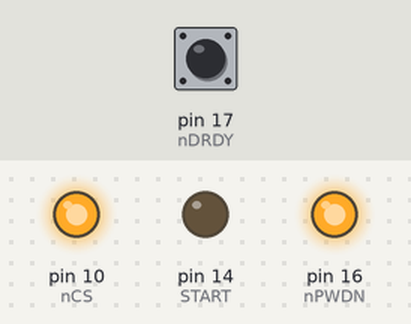
Bench run of a sketch on a simulated Arduino Uno, built with avr-gcc and run on an emulated ATmega328P. On the bench: output pins drawn as LEDs (lit = HIGH). Inputs (shaded band) come from the test bench; at power-on: pin 17 (nDRDY) LOW. Pins used as bus, display or sensor lines are not drawn; what the sketch prints to the serial monitor is not drawn.

Above: at 9.7 s.
9.8 s: pin 17 (nDRDY) driven HIGH
At 10.8 s:
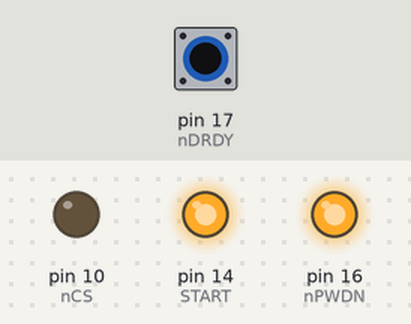
13.0 s: pin 17 (nDRDY) driven LOW
At 14.9 s:
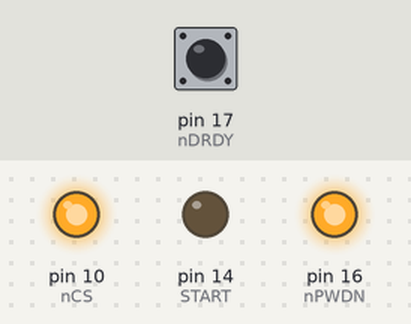
15.9 s: pin 17 (nDRDY) pulsed HIGH 5 times (0.12 s each, 0.3 s apart)
Timing chart, 0 to 28.3 s (numbered marks = the images above; inputs shaded):
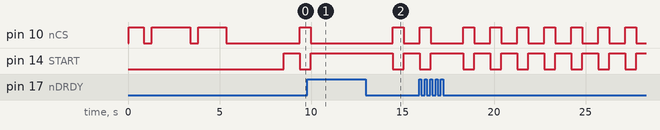

The sketch:

CommunicationThroughSPI.ino
```cpp
#include <SPI.h>

#define nCS 10      // Chip Select
#define MOSI 11     // Master To Slave
#define MISO 12     // Slave To Master
#define SCLK 13     // Serial Clock

#define START 14
#define nRESET 15
#define nPWDN 16
#define nDRDY 17

// MY VARIABLES

long ADC_VALUE ;
long CLK = 7372800 ;  // 7.3728 MHz

// MY FUNCTIONS

void initArduinoNano() {
  pinMode(nCS,OUTPUT);
  pinMode(MOSI,OUTPUT);
  pinMode(MISO,INPUT);
  pinMode(SCLK,OUTPUT);
  pinMode(START,OUTPUT);
  pinMode(nRESET,OUTPUT);
  pinMode(nPWDN,OUTPUT);
  pinMode(nDRDY,INPUT);
}


int readRegister(byte address) {
  byte command = 0x20 + (address & 0x1F);  // RREG is 20h + rrh where rrh is a 5-bit register adress
//  byte command = 0x20 + address ;
  digitalWrite(nCS,LOW);
  SPI.transfer(command);                // BYTE 1 (DIN : 0x20 + 5-bit register address, DOUT : 0xFF         )
  SPI.transfer(0xFF);                   // BYTE 2 (DIN : Arbitary,                      DOUT : Echo byte 1  )
  int value = SPI.transfer(0x00);       // BYTE 3 (DIN : 0x00,                          DOUT : Register data)
  digitalWrite(nCS,HIGH);
//  Serial.print("READ -> REGISTER VALUE :");
//  Serial.println(value);
  return value;
}


void writeRegister(byte address, int value) {
//  byte command = 0x40 | (address & 0x1F);  // WREG is 40h + rrh where rrh is a 5-bit register address
//  Serial.print("WRITE -> COMMAND : ");
//  Serial.println(command);
  digitalWrite(nCS,LOW);
  byte command = 0x40 + address ;
  Serial.print("WREG : ") ;
  Serial.println(command) ;
  SPI.transfer(command);                // BYTE 1 (DIN : 0x40 + 5-bit register address, DOUT : 0xFF       )
  SPI.transfer(value);                  // BYTE 2 (DIN : Register data,                 DOUT : Echo byte 1)
  digitalWrite(nCS,HIGH);
}


void setup() {

  Serial.begin(CLK);
  while(!Serial) ;            // Wait for serial connexion
  initArduinoNano();

  SPI.begin() ;               // Initialize the SPI library
  SPI.beginTransaction(SPISettings(8000000,MSBFIRST,SPI_MODE1));

  digitalWrite(nCS,HIGH);     // Communication disable
  digitalWrite(nRESET,HIGH);
  digitalWrite(nPWDN,HIGH);


   // OPTIONAL : AC EXCITATION

//  byte address = 0x03 ;
//  byte value = readRegister(address);

//  value &= ~((0b11) << 5); // Clear the bits of CHOP[1:0]
//  value |= (0b10 << 5);    // 2-wire AC-bridge excitation mode

//  writeRegister(address,value);


    // DATA RATE CONFIGURATION

  byte addressDR = 0b00010 ;
  int valueDR = readRegister(addressDR);

  //valueDR &= ~(0b1111 << 3); // Clear the bits of DR[6:3]
  //valueDR |= (0b1100 << 3);  // 7200 SPS
  valueDR = 0b01100100;
  Serial.println("DR ADDRESS : ");
  Serial.println(addressDR);

  Serial.println("DR VALUE : ");
  Serial.println(valueDR);

  writeRegister(addressDR,valueDR);


  // PGA CONFIGURATION

  byte addressPGA = 0b10000 ;
  int valuePGA = readRegister(addressPGA);

//  valuePGA &= ~(0b111); // Clear the bits of GAIN[2:0]
//  valuePGA |= (0b111);  // Gain of 128
  valuePGA = 0b10000111;  // Gain of 128
  Serial.println("PGA ADDRESS : ");
  Serial.println(addressPGA);

  Serial.println("PGA VALUE : ");
  Serial.println(valuePGA);

  writeRegister(addressPGA,valuePGA);


  // INPUT MUX CONFIGURATION

  byte addressMUX = 0b10001 ;
  int valueMUX = readRegister(addressMUX);

//  valueMUX &= ~(0b11111111); // Clear the bits of INPMUX Register
//  valueMUX |= (0b01111000);  // Positive input multiplexer : AIN4
                             // Negative input multiplexer : AIN5
  valueMUX = 0b01111000 ;
  Serial.println("INPUT MUX ADDRESS : ");
  Serial.println(addressMUX);

  Serial.println("INPUT MUX VALUE : ");
  Serial.println(valueMUX);

  writeRegister(addressMUX,valueMUX);


  // REF CONFIGURATION

  byte addressREF = 0b00110 ;
  int valueREF = readRegister(addressREF);

//  valueREF &= ~(0b1111); // Clear the bits of RMUXP[1:0] and RMUXN[1:0]
//  valueREF |= (0b1010);  // REFP0 and REFN0
  valueREF = 0b00001010 ;
  Serial.println("REF ADDRESS : ");
  Serial.println(addressREF);

  Serial.println("REF VALUE : ");
  Serial.println(valueREF);

  writeRegister(addressREF,valueREF);


  // OFFSET CALIBRATION

  writeRegister(0x07,0x00);
  writeRegister(0x08,0x00);
  writeRegister(0x09,0x00);


    // FULL SCALE CALIBRATION

  writeRegister(0x0A,0x00);
  writeRegister(0x0B,0x00);
  writeRegister(0x0C,0x40);

}

void loop() {

  // ADC CONVERSION

  digitalWrite(nCS,LOW);
  digitalWrite(START,HIGH);   // Start or restart a new ADC conversion

  while (digitalRead(nDRDY) == true) {
    Serial.println("Data isn't ready yet");
  }
  Serial.println("Data is now ready !");

  SPI.transfer(0x12);                                         // BYTE 1 (DIN : 0x12, DOUT : 0xFF           )
  SPI.transfer(0xFF);                                         // BYTE 2 (DIN : Arbitary, DOUT : Echo byte 1)
  for (int index=0 ; index < 2 ; index++) {                   // Lecture en 3 octets car registre 24 bits
    ADC_VALUE = (ADC_VALUE << 8 | SPI.transfer(0x00));        // À chaque itération, le contenu de ADC_VALUE, envoyé par SPI, est décallé de 8 bits vers la gauche
  }

//  dataMSB = SPI.transfer(0x00);                               // BYTE 3 (DIN : 0x00, DOUT : MSB data       )
//  dataMID = SPI.transfer(0x00);                               // BYTE 4 (DIN : 0x00, DOUT : MID data       )
//  dataLSB = SPI.transfer(0x00);                               // BYTE 5 (DIN : 0x00, DOUT : LSB data       )

  digitalWrite(START,LOW);   // Start or restart a new ADC conversion
  digitalWrite(nCS,HIGH);

  Serial.print("ADC VALUE : ");
  Serial.println(ADC_VALUE);

  delay(0);

}
```

Measured:
- after the input at 9.8 s, pin 10 (nCS): goes on until 10.0 s, then stays LOW; pin 14 (START): goes on until 10.0 s, then stays HIGH
- after the input at 13.0 s, pin 10 (nCS): LOW → HIGH after 1.5 s, → LOW 0.61 s later; pin 14 (START): HIGH → LOW after 1.5 s, → HIGH 0.61 s later
